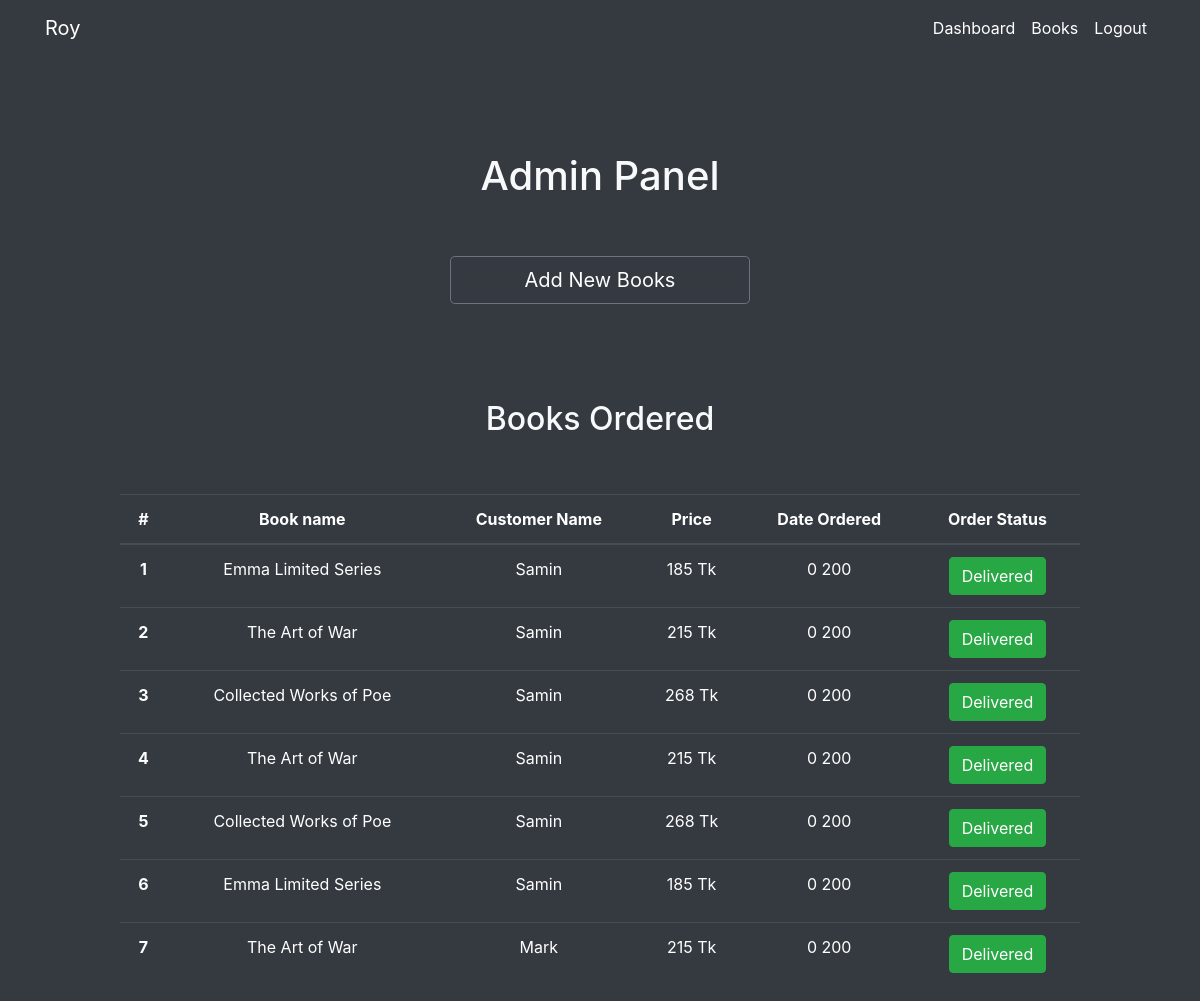
The page /admin.php (signed in) on the database as committed earlier.
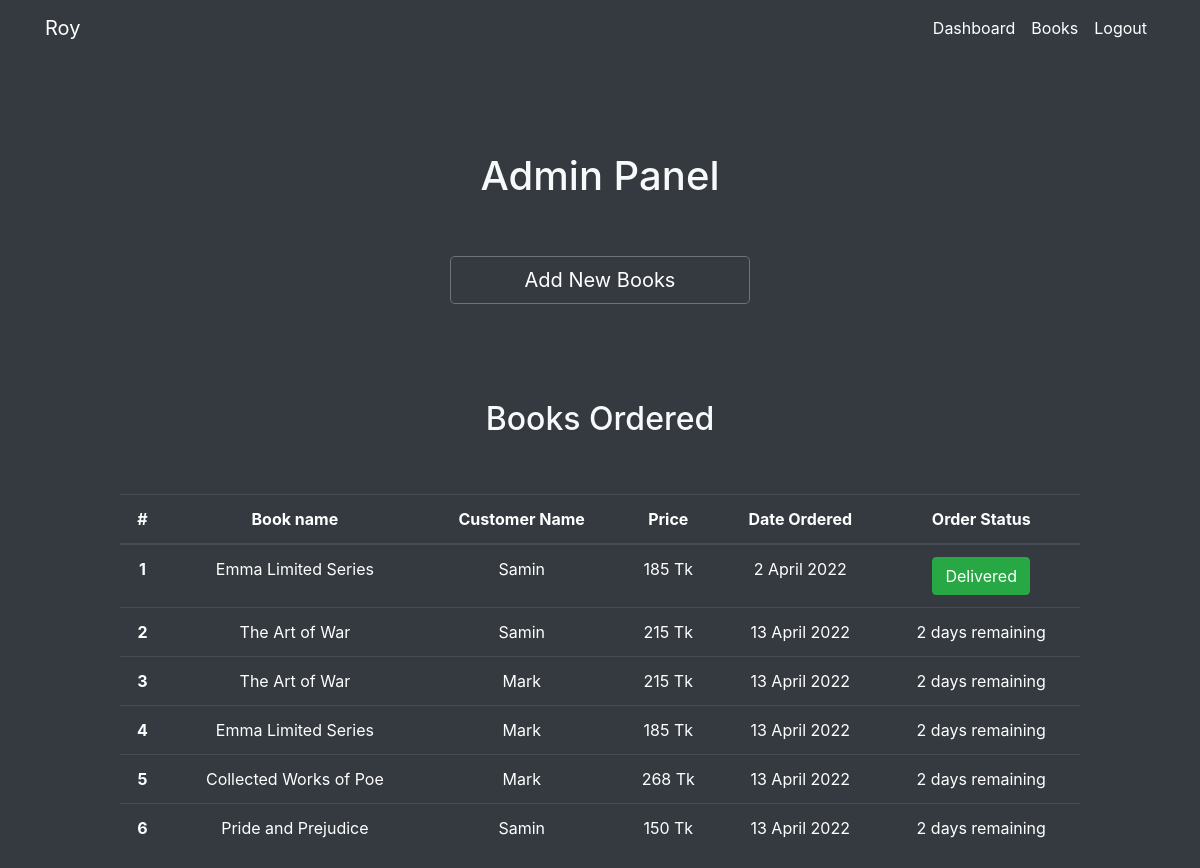
The same page on the database as committed later.
### tables this page shows
CREATE TABLE `book_purchase` (
  `id` int(11) NOT NULL,
  `user_id` int(11) NOT NULL,
  `product_id` int(11) NOT NULL,
  `user_name` varchar(255) NOT NULL,
  `product_name` varchar(255) NOT NULL,
  `price` float NOT NULL,
  `date_purchased` varchar(255) DEFAULT NULL
);

### admin.php (the view, shortened to what this page needs)
<?php
include 'Config/connect.php';
$purchase_book = "SELECT * FROM `book_purchase`";
$purchase_list = mysqli_query($conn, $purchase_book);
$purchase_rows = mysqli_num_rows($purchase_list);
$months = ['', 'January', 'February', 'March', 'April', 'May', 'June', 'July ', 'August', 'September', 'October', 'November', 'December'];
function total_days($year, $month, $day) {
  return $year * 365 + $month * 30 + $day;
}
function time_difference($time_day_now, $time_day_past) {
  return $time_day_now - $time_day_past;
}
function delivery_time($date_remaining) {
  if($date_remaining >= 5) {
    return "<button class='btn btn-success'>Delivered</button>";
  } else {
    $delivery_remaining = 5 - $date_remaining;
    return $delivery_remaining . " days remaining";
  }
}
?>
<!DOCTYPE html>
<html lang="en">
<head>
    <link rel="stylesheet" href="css/style.css">
    <link rel="stylesheet" href="https://cdn.jsdelivr.net/npm/bootstrap@4.3.1/dist/css/bootstrap.min.css">
    <link rel="stylesheet" href="https://cdnjs.cloudflare.com/ajax/libs/font-awesome/6.0.0/css/all.min.css" />
</head>
<body class="bg-dark text-light">
    <?php require 'nav.php'; ?>
    <div class="admin-section">
        <h1 class="heading mt-5 p-5 h1">Admin Panel</h1>
    </div>
    <a href="add-book.php" class="btn btn-lg btn-outline-secondary bd-white text-white d-block w-25 mx-auto">Add New Books</a>
    <h1 class="heading mt-5 p-5 h2">Books Ordered</h1>
    <?php
      if($purchase_rows > 0) {
        echo '
              <table class="table table-dark mx-auto" style="text-align: center; width: 80%;">
                <thead>';
                echo '<tr>
                        <th scope="col">#</th>
                        <th scope="col">Book name</th>
                        <th scope="col">Customer Name</th>
                        <th scope="col">Price</th>
                        <th scope="col">Date Ordered</th>
                        <th scope="col">Order Status</th>
                      </tr>
                </thead>
                <tbody>';
                $count = 1;
                while($row = mysqli_fetch_assoc($purchase_list)) {
                  $book_title = $row['product_name'];
                  $price = $row['price'];
                  $user_name = $row['user_name'];
                  $date = $row['date_purchased'];
                  $time_split = explode(':', $date);
                  $day = (int)$time_split[0];
                  $month = (int)$time_split[1];
                  $month_name = $months[$month];
                  $year = (int)$time_split[2];
                  $total_day_then = total_days($year, $month, $day);
                  $time_now = date("d:m:y");
                  $time_now_split = explode(':', $time_now);
                  $day_now = (int)$time_now_split[0];
                  $month_now = (int)$time_now_split[1];
                  $year_now = (int)$time_now_split[2];
                  $total_day_now = total_days($year_now, $month_now, $day_now);
                  $delivery_status = delivery_time(time_difference($total_day_now, $total_day_then));
                  echo '<tr>
                          <th scope="row">'.$count.'</th>
                          <td>'.$book_title.'</td>
                          <td>'.$user_name.'</td>
                          <td>'.$price.' Tk</td>
                          <td>'.$day .' '.  $month_name.' 20' .  $year.'</td>
                          <td>'.$delivery_status.'</td>
                        </tr>';
                    $count += 1;
                  }
                  echo '</tbody>
                </table>';
      }
    ?>
</body>
</html>

Rows that differ between the two databases and show on the page:
removed book_purchase: product_name "Emma Limited Series", user_name "Samin", price "185", day "0", shows "Delivered"
removed book_purchase: product_name "The Art of War", user_name "Samin", price "215", day "0", shows "Delivered"
removed book_purchase: product_name "Collected Works of Poe", user_name "Samin", price "268", day "0", shows "Delivered"
removed book_purchase: product_name "The Art of War", user_name "Samin", price "215", day "0", shows "Delivered"
removed book_purchase: product_name "Collected Works of Poe", user_name "Samin", price "268", day "0", shows "Delivered"
removed book_purchase: product_name "Emma Limited Series", user_name "Samin", price "185", day "0", shows "Delivered"
removed book_purchase: product_name "The Art of War", user_name "Mark", price "215", day "0", shows "Delivered"
added book_purchase: product_name "Emma Limited Series", user_name "Samin", price "185", day "2", date_purchased "April", date_purchased "22", shows "Delivered"
added book_purchase: product_name "The Art of War", user_name "Samin", price "215", day "13", date_purchased "April", date_purchased "22", date_purchased "2 days remaining"
added book_purchase: product_name "The Art of War", user_name "Mark", price "215", day "13", date_purchased "April", date_purchased "22", date_purchased "2 days remaining"
added book_purchase: product_name "Emma Limited Series", user_name "Mark", price "185", day "13", date_purchased "April", date_purchased "22", date_purchased "2 days remaining"
added book_purchase: product_name "Collected Works of Poe", user_name "Mark", price "268", day "13", date_purchased "April", date_purchased "22", date_purchased "2 days remaining"
added book_purchase: product_name "Pride and Prejudice", user_name "Samin", price "150", day "13", date_purchased "April", date_purchased "22", date_purchased "2 days remaining"
